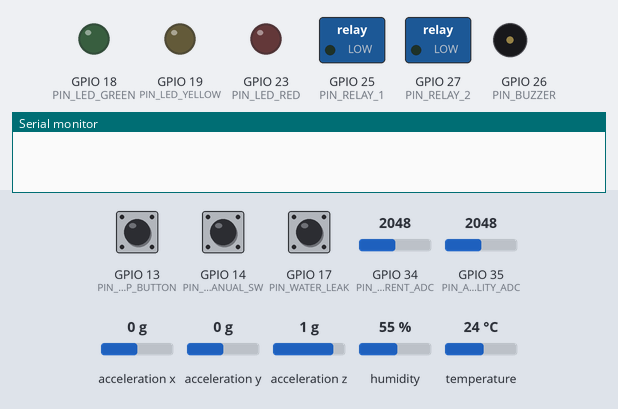
This program was run on a simulated ESP32. On the bench: switched loads named in the program (green lamp = pin HIGH), output pins drawn as LEDs (lit = HIGH), buzzer (waves = sounding, pin HIGH), the last lines printed to the serial monitor. Inputs (shaded band) come from the test bench; at power-on: GPIO 34 (PIN_CURRENT_ADC) = 2048, GPIO 13 (PIN_ESTOP_BUTTON) HIGH, GPIO 14 (PIN_AUTO_MANUAL_SW) HIGH, GPIO 17 (PIN_WATER_LEAK) HIGH, GPIO 35 (PIN_AIR_QUALITY_ADC) = 2048, acceleration x 0 g, acceleration y 0 g, acceleration z 1 g, humidity 55 %, temperature 24 °C. WiFi joins after 1.5 s; servers stay silent unless stated; no MQTT or app messages arrive unless stated.

Above: at 0.0 s.
At 3.7 s:
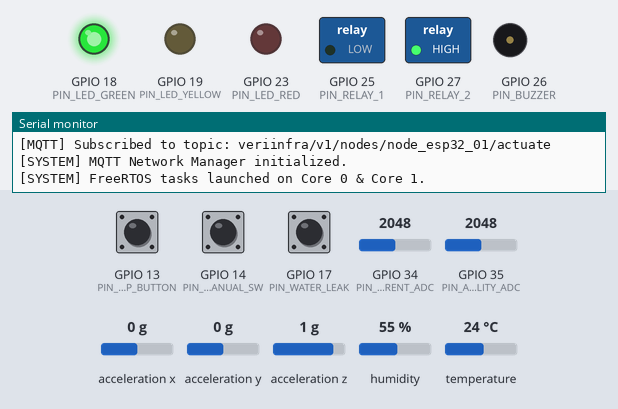
3.8 s: GPIO 34 (PIN_CURRENT_ADC) set to 2636
5.8 s: GPIO 34 (PIN_CURRENT_ADC) set to 2732
At 7.7 s:
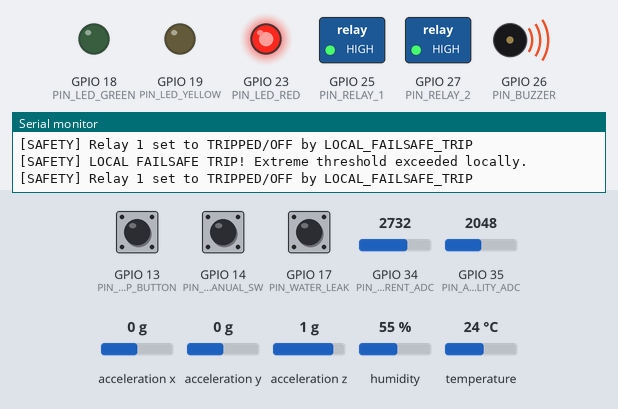
Timing chart, 0 to 9.2 s (numbered marks = the images above; inputs shaded):
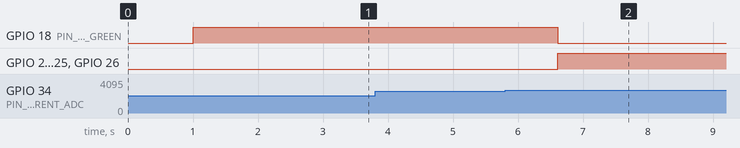

Measured:
- the behaviour switches between 2667 and 2668 on GPIO 34 (PIN_CURRENT_ADC) (found by bisection; images 1 and 2)
- after the input at 3.8 s, every drawn part: stays the same
- after the input at 5.8 s, GPIO 18 (PIN_LED_GREEN): HIGH → LOW after 0.81 s; GPIO 23 (PIN_LED_RED), GPIO 25 (PIN_RELAY_1), GPIO 26 (PIN_BUZZER): LOW → HIGH after 0.81 s

The program:

main.cpp
```cpp
#include <Arduino.h>
#include "config.h"
#include "sensor_drivers.h"
#include "safety_override.h"
#include "mqtt_handler.h"

// Global Manager Instances
SensorManager Sensors;

// FreeRTOS Task Handles
TaskHandle_t TaskSensorHandle = NULL;
TaskHandle_t TaskMqttHandle = NULL;

// FreeRTOS Core 0 Task: Sensor Reading & Local Failsafe Evaluation
void TaskSensorRead(void* pvParameters) {
    TickType_t xLastWakeTime = xTaskGetTickCount();
    const TickType_t xFrequency = pdMS_TO_TICKS(TELEMETRY_PUBLISH_INTERVAL_MS);

    for (;;) {
        // 1. Read All Physical Sensors
        SensorMetrics metrics = Sensors.readAllSensors();

        // 2. Evaluate Local Failsafe Rules (Autonomous protection)
        SafetyManager.evaluateLocalFailsafe(metrics.temperature_c, metrics.current_amps);

        // 3. Publish Telemetry via MQTT if connected
        MqttManager.publishTelemetry(metrics);

        vTaskDelayUntil(&xLastWakeTime, xFrequency);
    }
}

// FreeRTOS Core 1 Task: WiFi Connection & MQTT Event Loop
void TaskMqttNetwork(void* pvParameters) {
    unsigned long last_heartbeat = 0;

    for (;;) {
        // Maintain WiFi/MQTT Loop
        MqttManager.loop();

        // Periodic Heartbeat
        if (millis() - last_heartbeat >= HEARTBEAT_PUBLISH_INTERVAL_MS) {
            MqttManager.publishHeartbeat();
            last_heartbeat = millis();
        }

        vTaskDelay(pdMS_TO_TICKS(50));
    }
}

void setup() {
    Serial.begin(115200);
    delay(1000);
    Serial.println("\n==========================================");
    Serial.println("  VeriInfra ESP32 Node Firmware starting  ");
    Serial.println("==========================================");

    // 1. Initialize Safety Manager & GPIO Interrupts
    SafetyManager.begin();
    Serial.println("[SYSTEM] Safety Manager & E-Stop ISR initialized.");

    // 2. Initialize Sensors & Drivers
    Sensors.begin();
    Serial.println("[SYSTEM] Sensor drivers initialized.");

    // 3. Initialize MQTT & Wi-Fi Network
    MqttManager.begin();
    Serial.println("[SYSTEM] MQTT Network Manager initialized.");

    // 4. Create FreeRTOS Tasks pinned to specific cores
    xTaskCreatePinnedToCore(
        TaskSensorRead,
        "TaskSensorRead",
        8192,
        NULL,
        2,  // High Priority for safety & timing
        &TaskSensorHandle,
        0   // Core 0
    );

    xTaskCreatePinnedToCore(
        TaskMqttNetwork,
        "TaskMqttNetwork",
        8192,
        NULL,
        1,  // Medium Priority
        &TaskMqttHandle,
        1   // Core 1
    );

    Serial.println("[SYSTEM] FreeRTOS tasks launched on Core 0 & Core 1.");
}

void loop() {
    // Empty main loop - execution handled by FreeRTOS tasks
    vTaskDelay(pdMS_TO_TICKS(1000));
}
```

mqtt_handler.h
```cpp
#ifndef MQTT_HANDLER_H
#define MQTT_HANDLER_H

#include <WiFi.h>
#include <PubSubClient.h>
#include <ArduinoJson.h>
#include "config.h"
#include "sensor_drivers.h"
#include "safety_override.h"

class MQTTManager {
private:
    WiFiClient espClient;
    PubSubClient client;
    unsigned long last_telemetry_time;
    unsigned long last_heartbeat_time;
    uint32_t telemetry_counter;

    void connectWiFi();
    void connectMQTT();
    static void mqttCallback(char* topic, byte* payload, unsigned int length);

public:
    MQTTManager();
    void begin();
    void loop();

    void publishTelemetry(const SensorMetrics& metrics);
    void publishHeartbeat();
    bool isConnected();
};

extern MQTTManager MqttManager;

#endif // MQTT_HANDLER_H
```

safety_override.h
```cpp
#ifndef SAFETY_OVERRIDE_H
#define SAFETY_OVERRIDE_H

#include <Arduino.h>
#include "config.h"

enum SystemHealthState {
    STATE_NORMAL,
    STATE_ADVISORY,
    STATE_HIGH_RISK,
    STATE_EMERGENCY_STOP
};

class SafetyOverrideManager {
private:
    volatile bool estop_flag;
    bool auto_mode_active;
    bool relay_1_state;
    bool relay_2_state;
    bool buzzer_state;
    SystemHealthState current_state;

public:
    SafetyOverrideManager();
    void begin();

    // Hardware ISR callback
    void handleEStopInterrupt();

    // State getters & updates
    bool isEstopPressed();
    bool isAutoMode();
    bool getRelay1State();
    bool getRelay2State();
    bool getBuzzerState();
    SystemHealthState getHealthState();

    void setRelay(uint8_t relay_id, bool enable, const char* source);
    void setBuzzer(bool enable);
    void setHealthState(SystemHealthState state);

    // Failsafe local threshold check
    void evaluateLocalFailsafe(float temp_c, float current_amps);
    void updateHardwareOutputs();
};

extern SafetyOverrideManager SafetyManager;

#endif // SAFETY_OVERRIDE_H
```

mqtt_handler.cpp
```cpp
#include "mqtt_handler.h"

MQTTManager MqttManager;

MQTTManager::MQTTManager()
    : client(espClient),
      last_telemetry_time(0),
      last_heartbeat_time(0),
      telemetry_counter(0) {}

void MQTTManager::begin() {
    connectWiFi();
    client.setServer(MQTT_BROKER_IP, MQTT_BROKER_PORT);
    client.setCallback(MQTTManager::mqttCallback);
    connectMQTT();
}

void MQTTManager::connectWiFi() {
    if (WiFi.status() == WL_CONNECTED) return;

    Serial.printf("[WIFI] Connecting to SSID: %s\n", WIFI_SSID);
    WiFi.mode(WIFI_STA);
    WiFi.begin(WIFI_SSID, WIFI_PASSWORD);

    uint8_t retries = 0;
    while (WiFi.status() != WL_CONNECTED && retries < 15) {
        delay(500);
        Serial.print(".");
        retries++;
    }

    if (WiFi.status() == WL_CONNECTED) {
        Serial.printf("\n[WIFI] Connected! IP Address: %s\n", WiFi.localIP().toString().c_str());
    } else {
        Serial.println("\n[WIFI] Connection failed. Operating in local failsafe mode.");
    }
}

void MQTTManager::connectMQTT() {
    if (WiFi.status() != WL_CONNECTED) return;
    if (client.connected()) return;

    Serial.printf("[MQTT] Connecting to broker at %s:%d...\n", MQTT_BROKER_IP, MQTT_BROKER_PORT);
    if (client.connect(MQTT_CLIENT_ID)) {
        Serial.println("[MQTT] Connected successfully!");

        // Subscribe to Actuation Topic
        char actuate_topic[100];
        snprintf(actuate_topic, sizeof(actuate_topic), "%s/nodes/%s/actuate", MQTT_TOPIC_PREFIX, NODE_ID);
        client.subscribe(actuate_topic);
        Serial.printf("[MQTT] Subscribed to topic: %s\n", actuate_topic);

    } else {
        Serial.printf("[MQTT] Failed connection, state=%d. Retrying in background.\n", client.state());
    }
}

void MQTTManager::mqttCallback(char* topic, byte* payload, unsigned int length) {
    char message[512];
    if (length >= sizeof(message)) return;
    memcpy(message, payload, length);
    message[length] = '\0';

    Serial.printf("[MQTT RECV] Topic: %s | Message: %s\n", topic, message);

    StaticJsonDocument<512> doc;
    DeserializationError error = deserializeJson(doc, message);
    if (error) {
        Serial.printf("[MQTT RECV ERROR] JSON parsing failed: %s\n", error.c_str());
        return;
    }

    const char* action = doc["action"];
    uint8_t relay_id = doc["relay_id"] | 1;
    bool target_state = doc["target_state"] | false;

    if (action != nullptr) {
        if (strcmp(action, "TRIP_RELAY") == 0 || strcmp(action, "SET_RELAY") == 0) {
            SafetyManager.setRelay(relay_id, target_state, "MQTT_COMMAND");
        } else if (strcmp(action, "SET_BUZZER") == 0) {
            SafetyManager.setBuzzer(target_state);
        }
    }
}

void MQTTManager::loop() {
    if (WiFi.status() != WL_CONNECTED) {
        connectWiFi();
    }
    if (!client.connected()) {
        static unsigned long last_reconnect_attempt = 0;
        if (millis() - last_reconnect_attempt > 5000) {
            last_reconnect_attempt = millis();
            connectMQTT();
        }
    } else {
        client.loop();
    }
}

bool MQTTManager::isConnected() {
    return client.connected();
}

void MQTTManager::publishTelemetry(const SensorMetrics& metrics) {
    if (!client.connected()) return;

    StaticJsonDocument<768> doc;
    doc["timestamp"] = millis() / 1000.0;
    doc["node_id"] = NODE_ID;
    doc["name"] = NODE_NAME;
    doc["location"] = NODE_LOCATION;

    JsonObject m = doc.createNestedObject("metrics");
    m["temperature_c"] = round(metrics.temperature_c * 100.0) / 100.0;
    m["humidity_pct"] = round(metrics.humidity_pct * 100.0) / 100.0;
    m["current_amps"] = round(metrics.current_amps * 100.0) / 100.0;
    m["vibration_g"] = round(metrics.vibration_g * 10000.0) / 10000.0;
    m["air_quality_index"] = round(metrics.air_quality_index * 10.0) / 10.0;
    m["water_leak_detected"] = metrics.water_leak_detected;
    m["water_flow_lpm"] = metrics.water_flow_lpm;

    JsonObject hw = doc.createNestedObject("hardware_status");
    hw["auto_mode_active"] = SafetyManager.isAutoMode();
    hw["physical_estop_pressed"] = SafetyManager.isEstopPressed();
    hw["relay_1_closed"] = SafetyManager.getRelay1State();
    hw["relay_2_closed"] = SafetyManager.getRelay2State();
    hw["buzzer_active"] = SafetyManager.getBuzzerState();
    hw["battery_pct"] = 99.5;
    hw["rssi_dbm"] = WiFi.RSSI();

    char buffer[768];
    serializeJson(doc, buffer);

    char topic[100];
    snprintf(topic, sizeof(topic), "%s/nodes/%s/telemetry", MQTT_TOPIC_PREFIX, NODE_ID);

    client.publish(topic, buffer);
    telemetry_counter++;
}

void MQTTManager::publishHeartbeat() {
    if (!client.connected()) return;

    StaticJsonDocument<256> doc;
    doc["timestamp"] = millis() / 1000.0;
    doc["node_id"] = NODE_ID;
    doc["status"] = SafetyManager.isEstopPressed() ? "ESTOP_TRIPPED" : "ONLINE";
    doc["uptime_sec"] = millis() / 1000;
    doc["firmware_version"] = FIRMWARE_VERSION;

    char buffer[256];
    serializeJson(doc, buffer);

    char topic[100];
    snprintf(topic, sizeof(topic), "%s/nodes/%s/heartbeat", MQTT_TOPIC_PREFIX, NODE_ID);

    client.publish(topic, buffer);
}
```

safety_override.cpp
```cpp
#include "safety_override.h"

SafetyOverrideManager SafetyManager;

// Static ISR function for GPIO interrupt
void IRAM_ATTR estopISR() {
    SafetyManager.handleEStopInterrupt();
}

SafetyOverrideManager::SafetyOverrideManager()
    : estop_flag(false),
      auto_mode_active(true),
      relay_1_state(true),  // Relay 1 ON by default (normal load energized)
      relay_2_state(false),
      buzzer_state(false),
      current_state(STATE_NORMAL) {}

void SafetyOverrideManager::begin() {
    // 1. Configure Pin Modes for Outputs
    pinMode(PIN_RELAY_1, OUTPUT);
    pinMode(PIN_RELAY_2, OUTPUT);
    pinMode(PIN_BUZZER, OUTPUT);
    pinMode(PIN_LED_GREEN, OUTPUT);
    pinMode(PIN_LED_YELLOW, OUTPUT);
    pinMode(PIN_LED_RED, OUTPUT);

    // Initial output states
    digitalWrite(PIN_RELAY_1, LOW); // Active LOW relay (LOW = ON)
    digitalWrite(PIN_RELAY_2, HIGH);
    digitalWrite(PIN_BUZZER, LOW);
    digitalWrite(PIN_LED_GREEN, HIGH);
    digitalWrite(PIN_LED_YELLOW, LOW);
    digitalWrite(PIN_LED_RED, LOW);

    // 2. Configure Input Switches with Internal Pull-Ups
    pinMode(PIN_ESTOP_BUTTON, INPUT_PULLUP);
    pinMode(PIN_AUTO_MANUAL_SW, INPUT_PULLUP);

    // 3. Attach Hardware Interrupt for E-Stop Button (Triggers on FALLING edge)
    attachInterrupt(digitalPinToInterrupt(PIN_ESTOP_BUTTON), estopISR, FALLING);
}

void SafetyOverrideManager::handleEStopInterrupt() {
    // Hardware Interrupt Service Routine - HARDWARE DOMINANCE
    estop_flag = true;
    relay_1_state = false; // Immediately trip Relay 1!
    digitalWrite(PIN_RELAY_1, HIGH); // De-energize relay coil (OFF)
    digitalWrite(PIN_BUZZER, HIGH);  // Instant acoustic warning
    digitalWrite(PIN_LED_RED, HIGH);
    digitalWrite(PIN_LED_GREEN, LOW);
    current_state = STATE_EMERGENCY_STOP;
}

bool SafetyOverrideManager::isEstopPressed() {
    // Double check hardware pin reading + ISR flag
    if (digitalRead(PIN_ESTOP_BUTTON) == LOW) {
        estop_flag = true;
    }
    return estop_flag;
}

bool SafetyOverrideManager::isAutoMode() {
    auto_mode_active = (digitalRead(PIN_AUTO_MANUAL_SW) == HIGH);
    return auto_mode_active;
}

bool SafetyOverrideManager::getRelay1State() { return relay_1_state; }
bool SafetyOverrideManager::getRelay2State() { return relay_2_state; }
bool SafetyOverrideManager::getBuzzerState() { return buzzer_state; }
SystemHealthState SafetyOverrideManager::getHealthState() { return current_state; }

void SafetyOverrideManager::setRelay(uint8_t relay_id, bool enable, const char* source) {
    // HARDWARE SAFETY DOMINANCE RULE:
    // If physical E-Stop is pressed, ignore software actuation commands!
    if (isEstopPressed()) {
        Serial.println("[SAFETY] COMMAND REJECTED: Hardware E-Stop button is mechanically engaged!");
        return;
    }

    if (relay_id == 1) {
        relay_1_state = enable;
        digitalWrite(PIN_RELAY_1, enable ? LOW : HIGH); // Active LOW logic
        Serial.printf("[SAFETY] Relay 1 set to %s by %s\n", enable ? "CLOSED/ON" : "TRIPPED/OFF", source);
    } else if (relay_id == 2) {
        relay_2_state = enable;
        digitalWrite(PIN_RELAY_2, enable ? LOW : HIGH);
    }
}

void SafetyOverrideManager::setBuzzer(bool enable) {
    if (!estop_flag) { // E-Stop forces buzzer ON
        buzzer_state = enable;
        digitalWrite(PIN_BUZZER, enable ? HIGH : LOW);
    }
}

void SafetyOverrideManager::setHealthState(SystemHealthState state) {
    if (estop_flag) {
        current_state = STATE_EMERGENCY_STOP;
        return;
    }
    current_state = state;
    updateHardwareOutputs();
}

void SafetyOverrideManager::evaluateLocalFailsafe(float temp_c, float current_amps) {
    // Local autonomous protection logic when Gateway is unreachable or disconnected
    if (temp_c > FAILSAFE_TEMP_MAX_C || current_amps > FAILSAFE_CURRENT_MAX_A) {
        Serial.println("[SAFETY] LOCAL FAILSAFE TRIP! Extreme threshold exceeded locally.");
        setRelay(1, false, "LOCAL_FAILSAFE_TRIP");
        setBuzzer(true);
        setHealthState(STATE_EMERGENCY_STOP);
    }
}

void SafetyOverrideManager::updateHardwareOutputs() {
    if (estop_flag || current_state == STATE_EMERGENCY_STOP) {
        digitalWrite(PIN_LED_GREEN, LOW);
        digitalWrite(PIN_LED_YELLOW, LOW);
        digitalWrite(PIN_LED_RED, HIGH);
        digitalWrite(PIN_BUZZER, HIGH);
    } else if (current_state == STATE_HIGH_RISK) {
        digitalWrite(PIN_LED_GREEN, LOW);
        digitalWrite(PIN_LED_YELLOW, HIGH);
        digitalWrite(PIN_LED_RED, HIGH);
        digitalWrite(PIN_BUZZER, HIGH);
    } else if (current_state == STATE_ADVISORY) {
        digitalWrite(PIN_LED_GREEN, HIGH);
        digitalWrite(PIN_LED_YELLOW, HIGH);
        digitalWrite(PIN_LED_RED, LOW);
        digitalWrite(PIN_BUZZER, LOW);
    } else { // NORMAL
        digitalWrite(PIN_LED_GREEN, HIGH);
        digitalWrite(PIN_LED_YELLOW, LOW);
        digitalWrite(PIN_LED_RED, LOW);
        digitalWrite(PIN_BUZZER, buzzer_state ? HIGH : LOW);
    }
}
```

config.h
```cpp
#ifndef VERIINFRA_CONFIG_H
#define VERIINFRA_CONFIG_H

#include <Arduino.h>

// ==========================================
// 1. Device Identification & Network Credentials
// ==========================================
#define NODE_ID "node_esp32_01"
#define NODE_NAME "Server Room Rack 01"
#define NODE_LOCATION "building_a_floor_2_server_room"
#define FIRMWARE_VERSION "1.0.4-edge"

// Wi-Fi Configuration (Override via environment or router credentials)
#define WIFI_SSID "VeriInfra_AP"
#define WIFI_PASSWORD "SecurePass123"

// MQTT Broker Configuration
#define MQTT_BROKER_IP "192.168.1.100"  // IP address of Raspberry Pi / Gateway PC
#define MQTT_BROKER_PORT 1883
#define MQTT_CLIENT_ID "veriinfra_esp32_01"
#define MQTT_TOPIC_PREFIX "veriinfra/v1"

// Telemetry Intervals (Milliseconds)
#define TELEMETRY_PUBLISH_INTERVAL_MS 1000
#define HEARTBEAT_PUBLISH_INTERVAL_MS 10000

// ==========================================
// 2. Hardware Pin Assignments (ESP32 WROOM-32)
// ==========================================
// Sensors
#define PIN_DHT22 4            // Digital: DHT22 Temp & Humidity Sensor
#define PIN_CURRENT_ADC 34     // Analog: SCT-013 or ACS712 Current Sensor (ADC1_CH6)
#define PIN_AIR_QUALITY_ADC 35 // Analog: MQ-135 Air Quality / Gas (ADC1_CH7)
#define PIN_WATER_LEAK 17      // Digital: Water Leak Transistor Switch Probe
#define PIN_I2C_SDA 21         // I2C SDA for ADXL345 Accelerometer
#define PIN_I2C_SCL 22         // I2C SCL for ADXL345 Accelerometer

// Actuators & Indicators
#define PIN_RELAY_1 25         // Digital Output: 5V Relay Ch 1 (Active LOW / HIGH)
#define PIN_RELAY_2 27         // Digital Output: 5V Relay Ch 2
#define PIN_BUZZER 26          // Digital Output: Active Piezo Buzzer Alarm
#define PIN_LED_GREEN 18       // Digital Output: System OK Status LED
#define PIN_LED_YELLOW 19      // Digital Output: Warning / Advisory LED
#define PIN_LED_RED 23         // Digital Output: Emergency Trip LED

// Physical Overrides & Switches
#define PIN_ESTOP_BUTTON 13    // Digital Input: Hardware E-Stop (Hardwired ISR)
#define PIN_AUTO_MANUAL_SW 14  // Digital Input: Auto/Manual Mode Selector Switch

// ==========================================
// 3. Failsafe Local Thresholds (Gateway Offline Fallback)
// ==========================================
#define FAILSAFE_TEMP_MAX_C 60.0f      // Emergency trip if Temp > 60°C
#define FAILSAFE_CURRENT_MAX_A 15.0f   // Emergency trip if Current > 15A
#define FAILSAFE_AIR_QUALITY_MAX 300.0f// Warning flag if AQI > 300

#endif // VERIINFRA_CONFIG_H
```

sensor_drivers.h
```cpp
#ifndef SENSOR_DRIVERS_H
#define SENSOR_DRIVERS_H

#include <Arduino.h>
#include <DHT.h>
#include <Wire.h>
#include <Adafruit_Sensor.h>
#include <Adafruit_ADXL345_U.h>
#include "config.h"

// Sensor Data Structure
struct SensorMetrics {
    float temperature_c;
    float humidity_pct;
    float current_amps;
    float vibration_g;
    float air_quality_index;
    bool water_leak_detected;
    float water_flow_lpm;
    bool dht_valid;
    bool adxl_valid;
};

class SensorManager {
private:
    DHT dht;
    Adafruit_ADXL345_Unified accel;
    bool adxl_initialized;

    // Calibration Constants
    float current_calibration_factor; // Calibration coefficient for SCT-013 / ACS712

    float readRMSCurrent(uint16_t samples = 200);

public:
    SensorManager();
    void begin();
    SensorMetrics readAllSensors();
};

#endif // SENSOR_DRIVERS_H
```

Source omitted: sensor_drivers.cpp (3259 bytes)
